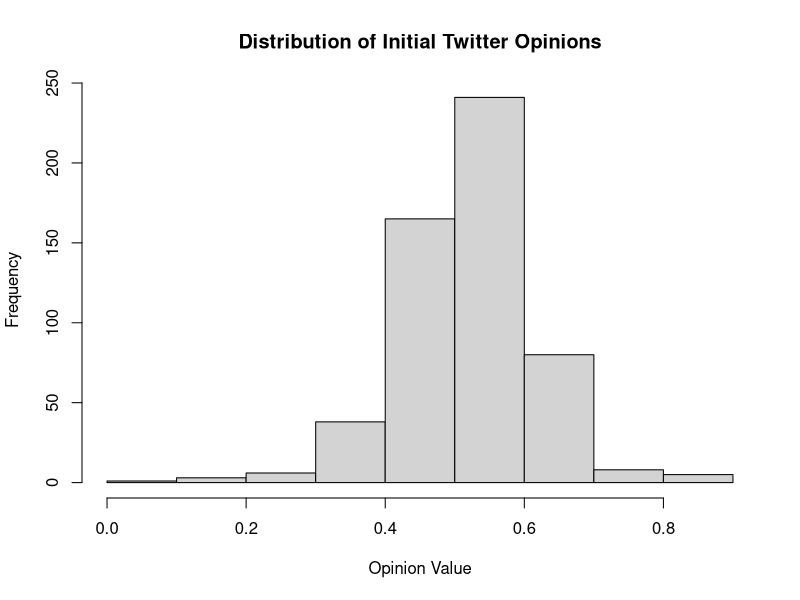
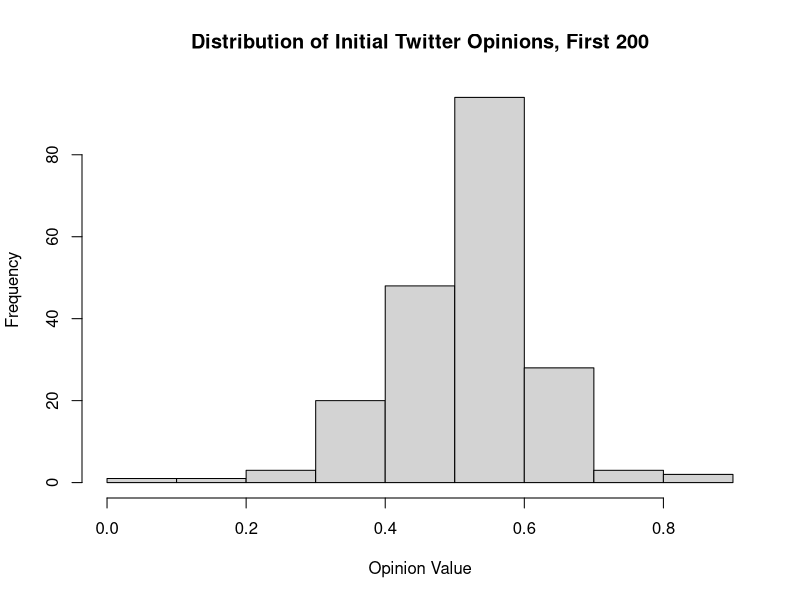

The R script that drew these images, in order: (Note: this script raises an error after producing the figures.)
## ---- chunk 1
knitr::opts_chunk$set(echo = TRUE)
library(dplyr)
## ---- chunk 2
twitter_ops <- read.csv("twitter_init_op.csv")
colnames(twitter_ops) <- c("init_ops")
twitter_ops2 <- twitter_ops[1:200,]
hist(twitter_ops$init_ops, main="Distribution of Initial Twitter Opinions", xlab = "Opinion Value")
hist(twitter_ops2, main="Distribution of Initial Twitter Opinions, First 200", xlab = "Opinion Value")
mean(twitter_ops$init_ops)
sd(twitter_ops$init_ops)

mean(twitter_ops2)
sd(twitter_ops2)
## ---- chunk 3
#Build an array of all possible opinions, 0-1, by 0.01
op_seq <- seq(0, 1, by=0.01)



df_ops <-as.data.frame(matrix(nrow=length(op_seq)^2,ncol=2))
colnames(df_ops) <- c("op1", "op2")

#create sequences of opinions, so we have all combinations of opinion interaction
df_ops$op1 <- rep(op_seq, times = length(op_seq))
df_ops$op2 <- rep(op_seq, each = length(op_seq))

#Create the difference in opinion variable, which we'll use in the assimilation/boomerang/neutral calculation
df_ops$diff = abs(df_ops$op1 - df_ops$op2)
## ---- chunk 4
## trust <- function(x, d1, d2){
##   
##   ## Assimilation
##   if(x < d1){
##     trust = exp(((x - d1)^2)/(-(d1/log(2))^2) - 1)
##   }
##   
##   ## Boomerang
##   else if (x > d2){
##     trust = 1 - exp(((x - d2)^2)/(-((1-d2)/(log(2)))^2))
##   }
##   
##   ## Neutral
##   else {
##     trust = 0
##   }
##   return(trust)
## }

trust <- function(x, d1, d2){
  
  ifelse(x < d1,
    trust = exp(((x - d1)^2)/(-(d1/log(2))^2) - 1), 
    ifelse(x > d2, trust = 1 - exp(((x - d2)^2)/(-((1-d2)/(log(2)))^2)), trust = 0))
    
  return(trust)
}
## ---- chunk 5
weight_update <- function(wij, a, trust_val){
  weight <- a*wij + (1-a)*trust_val
  
  return(weight)
}
## ---- chunk 6
opinion_update <- function(wii, wij, xi, xj){
  opinion <- (wii*xi + wij*xj)/(wii + wij)
  
  return(opinion)
}
## ---- chunk 7
all_updates <- function(xi, xj, wii, wij, a, d1, d2){
  diff <- abs(xi - xj)
  new_trust <- trust(x=diff, d1 = d1, d2 = d2)
  new_weight <- weight_update(wij = wij, a = a, trust_val = new_trust)
  new_opinion <- opinion_update(wii = wii, wij = wij, xi = xi, xj = xj)
  
  return(new_opinion)
}
## ---- chunk 8
df_ops$new_op1 <- all_updates(df_ops$op1, df_ops$op2, wii = 0.3, wij = 0.3, a = 0.5, d1 = 0.35, d2 = 0.8)
## ---- chunk 9
d1 = 0.3
d2 = 0.7
a = 0.5
wii = 0.2
wij = 0.4

df_ops2 <- mutate(df_ops, Zone = ifelse(diff < d1, "Assimilation", 
                                        ifelse(diff > d2, "Boomerang", "Neutral")))

df_ops3 <- mutate(df_ops2, Trust = ifelse(diff < d1, exp(((diff - d1)^2)/(-(d1^2/log(2))) - 1), 
                                          ifelse(diff > d2, 1 - exp(((diff - d2)^2)/((1-d2)^2/(log(2)))), 0)))

df_ops4 <- mutate(df_ops3, Weight = a*wij + (1-a)*Trust)

df_ops5 <- mutate(df_ops4, NewOp = (wii*op1 + wij*op2)/(wii + wij))
  
  
## mutate(df_ops, Trust = ifelse(diff < d1,
##   exp(((diff - d1)^2)/(-(d1/log(2))^2) - 1), 
##   ifelse(abs(op1 - op2) > d2, 1 - exp(((abs(op1 - op2) - d2)^2)/(-((1-d2)/(log(2)))^2)), trust = 0)))
## ---- chunk 10

library(ggplot2)
ggplot(df_ops5, aes(x=op1, y=op2, col = Weight)) + 
  geom_point()
